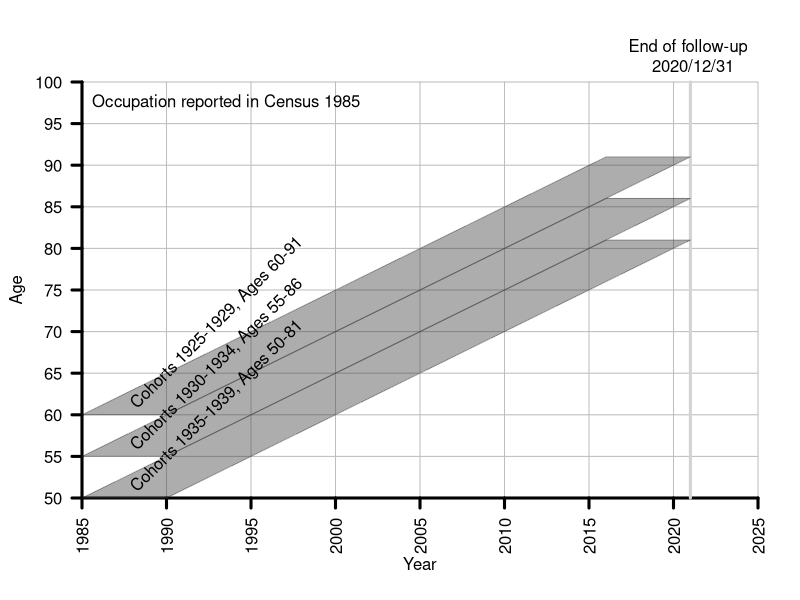

Write R code to recreate this figure.
# Creating a plot that shows the structure of the analysed data

pdf("data_Layout.pdf", family = "Times", width = 5.35)
plot(x=1985:2025, y=1985:2025, typ = "n", xlab = NA, ylab = NA, bty =
       "n", xaxt = "n", yaxt = "n", xaxs = "i", yaxs = "i", ylim = c(50,
                                                                     100)) 
par(xpd = TRUE)
segments(x0=seq(1985, 2025, by = 5), y0=50, x1=seq(1985, 2025, by =
                                                     5), y1= 100, col = "gray")
segments(x0=1985, y0=seq(50, 100, by = 5), x1=2025, y1= seq(50, 100,
                                                            by = 5), col =
           "gray")
par(las = 2)
axis(1, at = seq(1985, 2025, by = 5), labels = TRUE, lwd = 3)
par(las = 1)
axis(2, at = seq(50, 100, by = 5), labels = TRUE, lwd = 3)


segments(x0=2021, y0=50, x1=2021, y1= 100, col =
           "lightgray", lwd = 3)

text(x=2021, y=100, "End of follow-up \n 2020/12/31", col = "black", pos = 3)


text(x=1985, y=97.5, "Occupation reported in Census 1985", col = "black", pos = 4)

xcords <- c(1985, 2016, 2021, 1990)
ycords <- c(60, 91, 91, 60)

polygon(x=xcords, y=ycords, col =grey(level = 0.2, alpha = 0.4),
        border = grey(level = 0.2, alpha = 0.4))

xcords <- c(1985, 2016, 2021, 1990)
ycords <- c(55, 86, 86, 55)

polygon(x=xcords, y=ycords, col =grey(level = 0.2, alpha = 0.4),
        border = grey(level = 0.2, alpha = 0.4))

xcords <- c(1985, 2016, 2021, 1990)
ycords <- c(50, 81, 81, 50)

polygon(x=xcords, y=ycords, col =grey(level = 0.2, alpha = 0.4),
        border = grey(level = 0.2, alpha = 0.4))

text(x=1987.5, y=61, "Cohorts 1925-1929, Ages 60-91", pos = 4, srt = 45)
text(x=1987.5, y=56, "Cohorts 1930-1934, Ages 55-86", pos = 4, srt = 45)
text(x=1987.5, y=51, "Cohorts 1935-1939, Ages 50-81", pos = 4, srt = 45)

par(las = 0)
mtext("Year", 1, line = 2.8)
mtext("Age", 2, line = 2.8)

dev.off()
